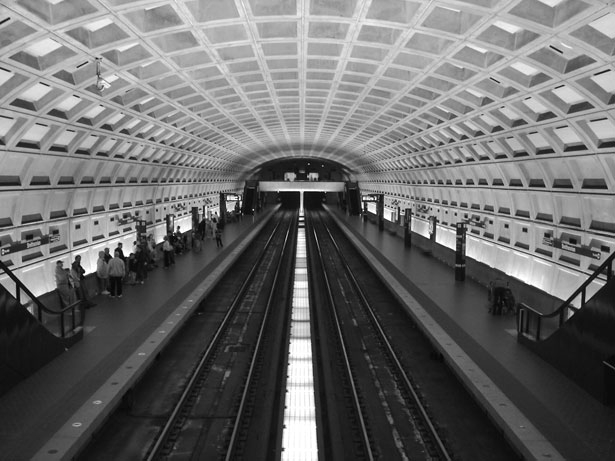
#> input picture resources/Metro.png, 615 x 461 px
$ jupyter execute --allow-errors Lab1_AI_Numpy_Pandas.ipynb
#> lines starting #> are read from the running program, lines starting #| are printed output that depends on the picture
#> further down, image is the input picture: shape (461, 615) float32; min 0.00784, max 1, mean 0.415
# Travaux Pratiques Intelligence Artificielle: Lab1

Python 4 Data Science: Introduction à NumPy et Pandas 🤖 🙌.

## Objectifs du TP:

> **Se familiariser avec les instructions NumPy**

> **Se familiariser avec les commandes les plus utilisées pour l'exploration des données en utilisant la libraire Pandas**

> **Analyser les données pour pouvoir répondre à la question: Qu'est ce qui fait un Hit?** Pour ce faire, nous allons analyser les pistes musicales dont les données sont extraites de Spotify API.

<br> A la fin du TP vous devez **rendre ce notebook dans "Assignment" de Teams**. Le TP doit être travaillé en préférence en binôme.

_Besoin d'aide? Laisser moi un Commentaire sur Teams_

## Exercices Numpy

### I. Warm-up Exercice

Ce petit exercice a pour objectif de vous familiariser avec les matrices multi-dimensionnelles NumPy.

1. Créer la matrice dépictée dans la figure

[cell 1]
# import numpy
import numpy as np

[cell 2]
# Créer la matrice
m = np.arange(25).reshape(5, 5)

[cell 3]
# explorer la matrice
print(m)

2.  Ecrire les instructions pour sélectionner les éléments en rouge, bleu et jaune.

[cell 4]
# selectionner les éléments jaunes
m[-1]

[cell 5]
# selectionner les éléments rouges
m.T[[1, 3]]

[cell 6]
# selectionner les éléments bleus
m.flatten()[[5, 7, 15, 17]]

<br>

### II. Manipulation d'une image avec NumPy

L'objectif de cet exercice est de démontrer l'intérêt de NumPy, particulièrement pour la manipulation des images. Une image peut être considérée comme une matrice et peut donc facilement subir les transformations NumPy.

On voudrait, dans cet exercice, lire une image, puis essayer de la brouiller (la rendre floue). Pour cela, on va essayer d'affecter à chaque pixel la moyenne de ses pixels voisins.

Il est possible bien évidemment de faire la chose en bouclant sur les éléments de la matrice (double boucle). Mais on s'intéresse à le faire d'une manière optimisée en utilisant NumPy.

Essayons d'appliquer l'algorithme sur une petite matrice (il faut dire que ce n'est pas un algorithme state of the art, mais il fait l'affaire). Prenons une image de 4x4 pixels. L'idée est de la réduire en une image à 4 pixels comme c'est illustré dans la figure suivante:

[cell 7]
matrice = np.arange(1,17).reshape((4,4))

[cell 8]
matrice

[cell 9]
matrice.shape

<br> Calculer la moyenne des pixels voisins de chaque pixel flaggé dans notre image source revient à calculer la moyenne des matrices suivantes:

<br> Selectionner le centre de cette matrice (jaune). Utilier les indexes relatifs pour que votre code soit généralisable pour n'importe quelle taille de matrice.

[cell 10]
mc = matrice[1:-1, 1:-1]

<br> Selectionner le haut de cette matrice (violet):

[cell 11]
mt = matrice[0:-2, 1:-1]

<br> Selectionner le bas de cette matrice (Rouge):

[cell 12]
md = matrice[2: , 1:-1]

<br> Selectionner la partie gauche de cette matrice (bleu):

[cell 13]
ml = matrice[1:-1, 0: -2]

<br> Selectionner la partie droite de cette matrice (vert):

[cell 14]
mr = matrice [1:-1, 2: ]

<br> Calculer la matrice des moyennes (element-wise):

#> (a cell that did not finish here is left out)

<br> Cette matrice présente l'image brouillée de l'image source.

<br> Maintenant on va généraliser cela sur une image quelconque, en définissant une fonction:

[cell 16]
def brouiller(image):
    mc = image[1:-1, 1:-1]
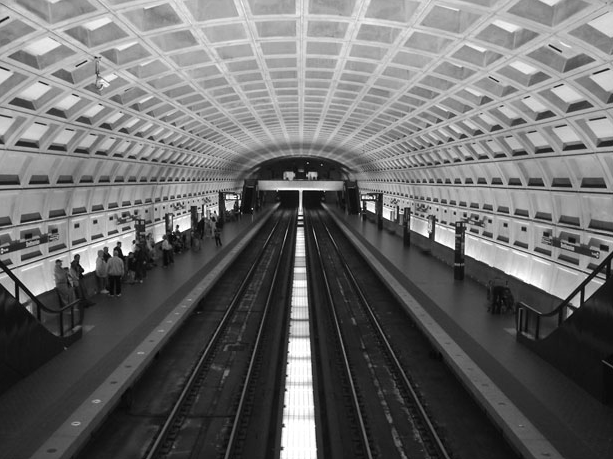
#> mc: shape (459, 613) float32; min 0.00784, max 1, mean 0.415
    mt = image[0:-2, 1:-1]
    md = image[2: , 1:-1]
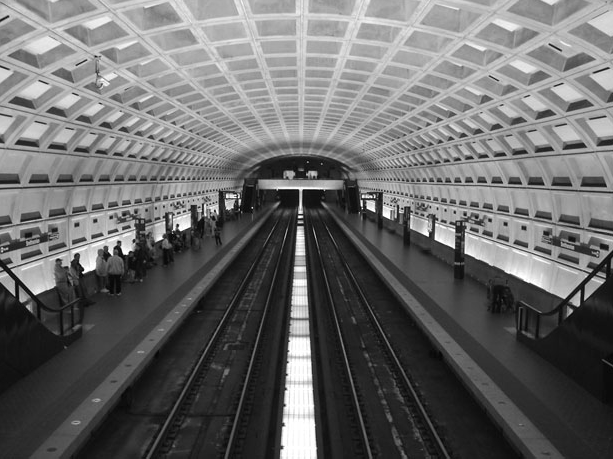
#> md: shape (459, 613) float32; min 0.00784, max 1, mean 0.414
    ml = image[1:-1, 0: -2]
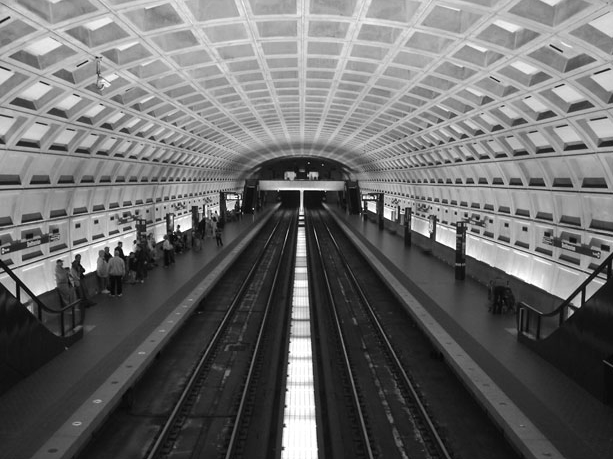
#> ml: shape (459, 613) float32; min 0.00784, max 1, mean 0.415
    mr = image [1:-1, 2: ]
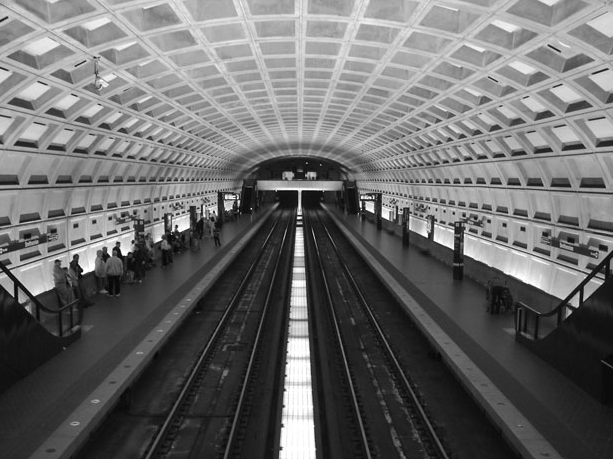
#> mr: shape (459, 613) float32; min 0.00784, max 1, mean 0.415

    image_brouillee0 =  (mc + mt + md + ml + mr)
    image_brouillee = image_brouillee0/np.full(image_brouillee0.shape, 5)

    return image_brouillee

<br> Pour tester notre fonction, nous allons essayer de brouiller l'image "Metro". On utilisera Matplotlib pour ouvrir le fichier image.

[cell 17]
import matplotlib.pyplot as plt

[cell 18]
image = plt.imread('resources/Metro.png')

[cell 19]
image

[cell 20]
type(image), image.dtype, image.shape

[cell 21]
# Ouvrir l'image en gris

plt.imshow(image)
plt.gray()
plt.axis('off')
plt.show()

[cell 22]
image_brouillee = brouiller(image)

[cell 23]
image_brouillee.shape
#> Out = (459, 613)

[cell 24]
# Afficher la nouvelle image
plt.imshow(image_brouillee)
plt.gray()
plt.axis('off')
plt.show()

<br> Comme on n'a appliqué le filtre qu'une seule fois, les différences sont difficiles à discerner. Mais si vous affichez la différence entre les deux images, vous verrez quelques changements.

[cell 25]
plt.imshow(image - image)
plt.axis('off')
plt.show()
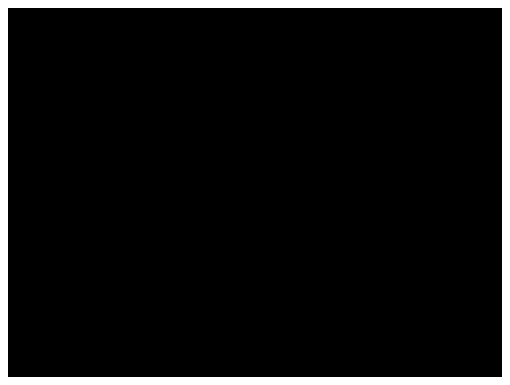
#> figure drawn by matplotlib, 1 panel

[cell 26]
# Afficher la différence entre l'image source et l'image brouillée
plt.imshow(image - image)
plt.axis('off')
plt.show()

<br> Afin d'effectivement brouiller l'image, vous pouvez réappliquer le filtre une 50aine de fois:

[cell 27]
# Boucler et appliquer le filtre, puis afficher l'image résultante
for i in range(50):
    image_brouillee = brouiller(image_brouillee)
#> this loop made 50 passes
#> pass 1, in brouiller (call 2), `mc = image[1:-1, 1:-1]`:
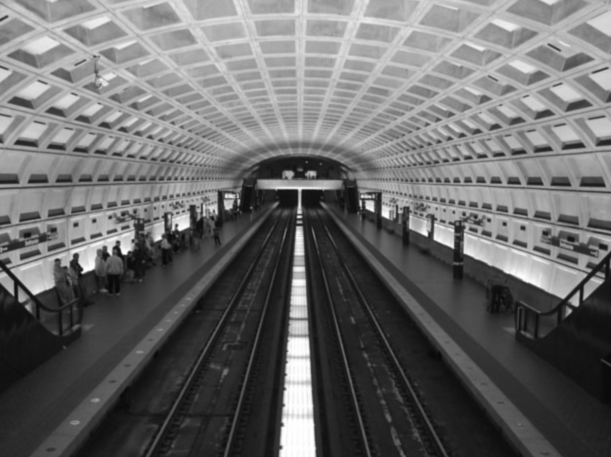
#> mc: shape (457, 611) float64; min 0.029, max 1, mean 0.415
#> pass 1, in brouiller (call 2), `mt = image[0:-2, 1:-1]`:
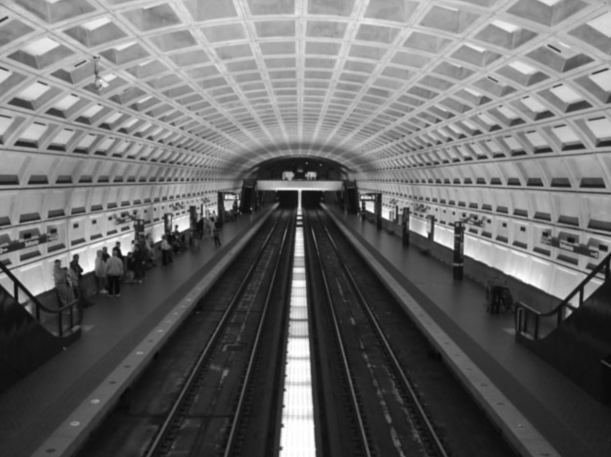
#> mt: shape (457, 611) float64; min 0.029, max 1, mean 0.416
#> pass 1, in brouiller (call 2), `md = image[2: , 1:-1]`:
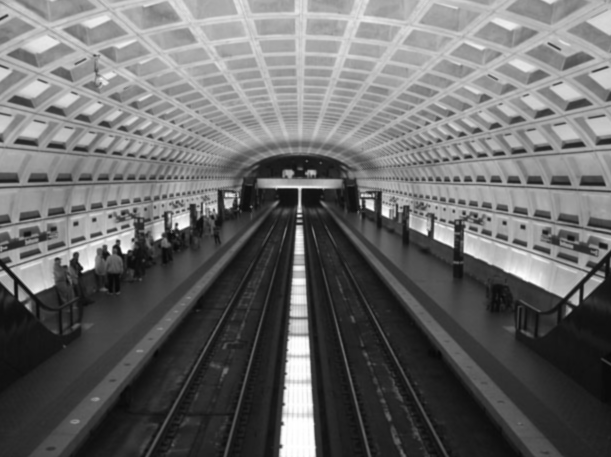
#> md: shape (457, 611) float64; min 0.029, max 1, mean 0.414
#> pass 1, in brouiller (call 2), `ml = image[1:-1, 0: -2]`:
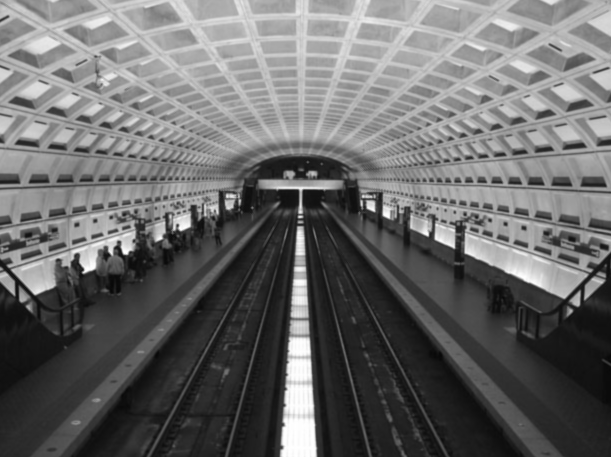
#> ml: shape (457, 611) float64; min 0.029, max 1, mean 0.415
#> after the loop:
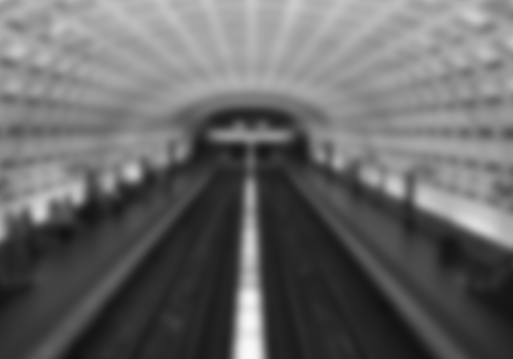
#> image_brouillee: shape (359, 513) float64; min 0.0662, max 0.977, mean 0.406
